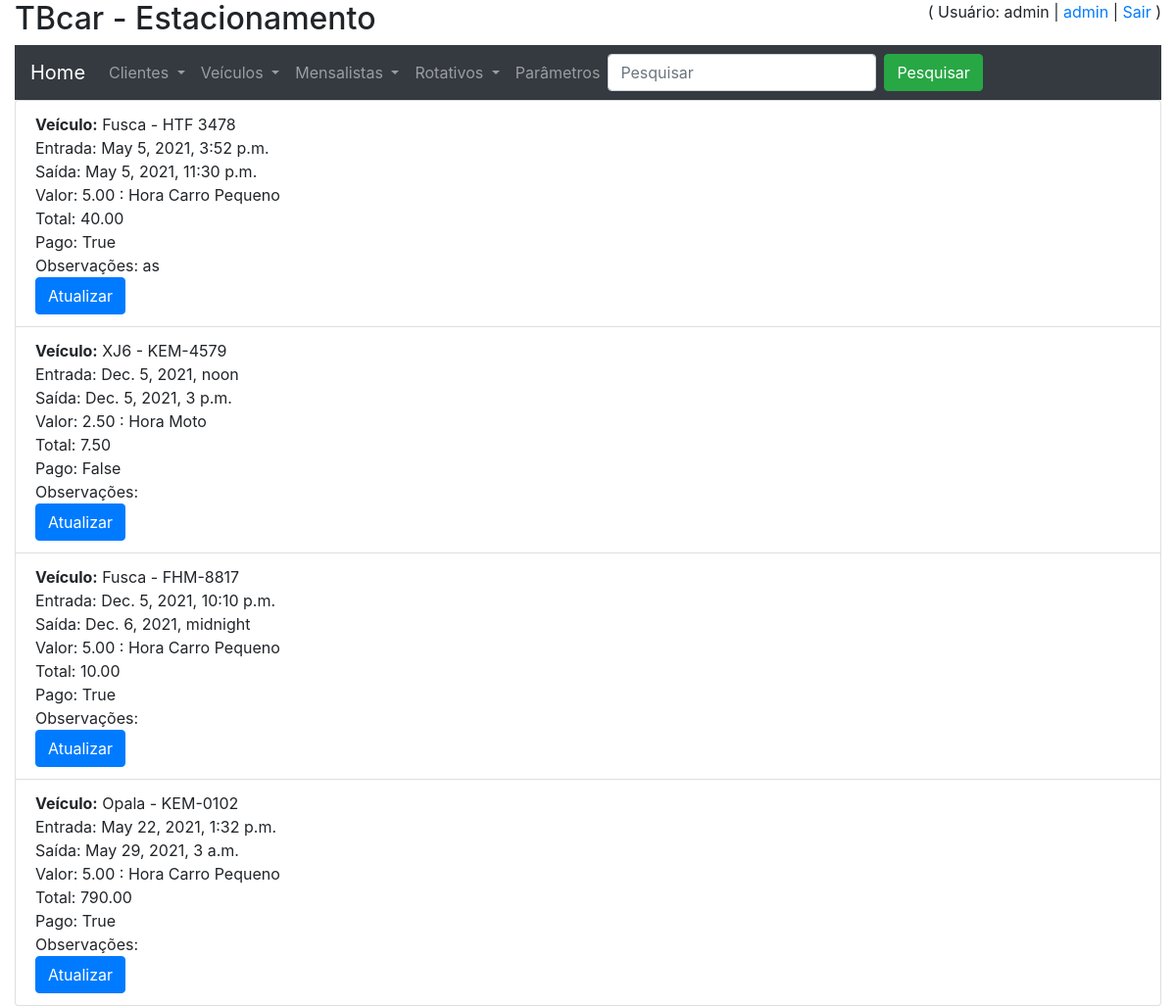
/listagem_rotativos/ (signed in), run on the app's committed database.
### core/models.py (models this page shows, shortened)
class Rotativo(models.Model):
    data_entrada = models.DateTimeField(auto_now_add=False)
    data_saida = models.DateTimeField(auto_now_add=False, blank=True, null=True)
    id_parametro = models.ForeignKey(Parametro, on_delete=models.CASCADE)
    total = models.DecimalField(max_digits=10, decimal_places=2, blank=True, null=True)
    id_veiculo = models.ForeignKey(Veiculo, on_delete=models.CASCADE)
    pago = models.BooleanField(default=False)
    observacoes = models.TextField(blank=True, null=True)
    class Meta:
        verbose_name_plural = 'Rotativos'

class Veiculo(models.Model):
    fabricante = models.CharField(max_length=50, blank=True, null=True)
    modelo = models.CharField(max_length=50)
    ano = models.CharField(max_length=20)
    cor = models.CharField(max_length=30, blank=True, null=True)
    placa = models.CharField(max_length=10)
    foto = models.ImageField(upload_to='fotos_veiculos', blank=True, null=True)
    id_cliente = models.ForeignKey("Cliente", on_delete=models.CASCADE)
    def __str__(self):
        return f'{self.modelo} - {self.placa}'
    class Meta:
        verbose_name_plural = 'Veículos'

class Parametro(models.Model):
    valor = models.DecimalField(max_digits=10, decimal_places=2)
    descricao = models.CharField(max_length=60)
    def __str__(self):
        return f'{self.valor} : {self.descricao}'
    class Meta:
        verbose_name_plural = 'Parâmetros'

### core/views.py (the view)
# urls.py: path('listagem_rotativos/', listagem_rotativos, name='url_listagem_rotativos'),
@login_required
def listagem_rotativos(request):
    if request.user.is_staff and request.user.is_active:
        dados = Rotativo.objects.all()
        if request.POST:
            if request.POST['pesquisar_input']:
                dados = Rotativo.objects.filter(id_veiculo__placa=request.POST['pesquisar_input'])
        contexto = {'dados': dados, 'listagem': 'listagem'}
        return render(request, 'core/listagem_rotativos.html', contexto)
    else:
        return render(request, 'core/nao-autorizado.html')

### core/templates/core/listagem_rotativos.html (shortened to what this page needs)
{% extends 'base.html' %}
{% block main %}
    <ul class="list-group">
    {% for rot in dados %}
        <li class="list-group-item">
        <strong>Veículo:</strong> {{ rot.id_veiculo }} <br>
        Entrada: {{ rot.data_entrada }} <br>
        Saída: {{ rot.data_saida }} <br>
        Valor: {{ rot.id_parametro }} <br>
        Total: {{ rot.total }} <br>
        Pago: {{ rot.pago }} <br>
        Observações: {{ rot.observacoes }} <br>
        <a href="{% url 'url_atualiza_rotativo' rot.id %}" class="btn btn-primary">Atualizar</a><br>
        </li>
    {% endfor %}
    </ul>
{% endblock %}

### templates/base.html (shortened to what this page needs)
{% load static %}
<!DOCTYPE html>
<html lang="en">
<head>
    <link rel="stylesheet" href="https://stackpath.bootstrapcdn.com/bootstrap/4.5.2/css/bootstrap.min.css">
</head>
<body>
    <div class="container-fluid">
    <div class="row">
        <div class="col-xs-12 col-lg-6 col"> <h2>TBcar - Estacionamento</h2></div>
        <div class="col-xs-12 col-lg-6 text-right">
            {% if user.get_username %}
               ( Usuário: {{ user.get_username }} | <a href="/admin/">admin</a> | <a href="{% url 'logout' %}">Sair</a> )
            {% else %}
                ( <a href="{% url 'login' %}">Login</a> | <a href="{% url 'url_registrar' %}">Registrar</a> )
            {% endif %}
        </div>
    </div>
    <div>
    <nav class="navbar navbar-expand-sm bg-dark navbar-dark">
  <a class="navbar-brand" href="{% url 'url_principal' %}">Home</a>
        <ul class="navbar-nav"
    <li class="nav-item dropdown">
      <a class="nav-link dropdown-toggle" href="#" id="navbardrop" data-toggle="dropdown">
        Clientes
      </a>
    </li>
    <li class="nav-item dropdown">
      <a class="nav-link dropdown-toggle" href="#" id="navbardrop" data-toggle="dropdown">
        Veículos
      </a>
    </li>
    <li class="nav-item dropdown">
      <a class="nav-link dropdown-toggle" href="#" id="navbardrop" data-toggle="dropdown">
        Mensalistas
      </a>
    </li>
    <li class="nav-item dropdown">
      <a class="nav-link dropdown-toggle" href="#" id="navbardrop" data-toggle="dropdown">
        Rotativos
      </a>
    </li>
    <a class="nav-link" href="{% url 'url_listagem_parametros' %}">Parâmetros</a>
  </ul>
        {% if listagem %}
            <div>
                <form class="form-inline" method="post">
                <input class="form-control mr-sm-2" type="text" placeholder="Pesquisar" name="pesquisar_input">
                <button class="btn btn-success" type="submit">Pesquisar</button>
                </form>
            </div>
        {% endif %}
</nav>
    </div>
    <div>
    {% block main %}
    {% endblock %}
    </div>
    </div>
</body>
</html>

### data on the page
Rotativo: id_veiculo "Fusca - HTF 3478", data_entrada "May 5, 2021, 3:52 p.m.", data_saida "May 5, 2021, 11:30 p.m.", id_parametro "5.00 : Hora Carro Pequeno", total "40.00", pago "True", observacoes "as"
Rotativo: id_veiculo "XJ6 - KEM-4579", data_entrada "Dec. 5, 2021, noon", data_saida "Dec. 5, 2021, 3 p.m.", id_parametro "2.50 : Hora Moto", total "7.50", pago "False"
Rotativo: id_veiculo "Fusca - FHM-8817", data_entrada "Dec. 5, 2021, 10:10 p.m.", data_saida "Dec. 6, 2021, midnight", id_parametro "5.00 : Hora Carro Pequeno", total "10.00", pago "True"
Rotativo: id_veiculo "Opala - KEM-0102", data_entrada "May 22, 2021, 1:32 p.m.", data_saida "May 29, 2021, 3 a.m.", id_parametro "5.00 : Hora Carro Pequeno", total "790.00", pago "True"

### other printed values
{{ user.get_username }} "admin"
